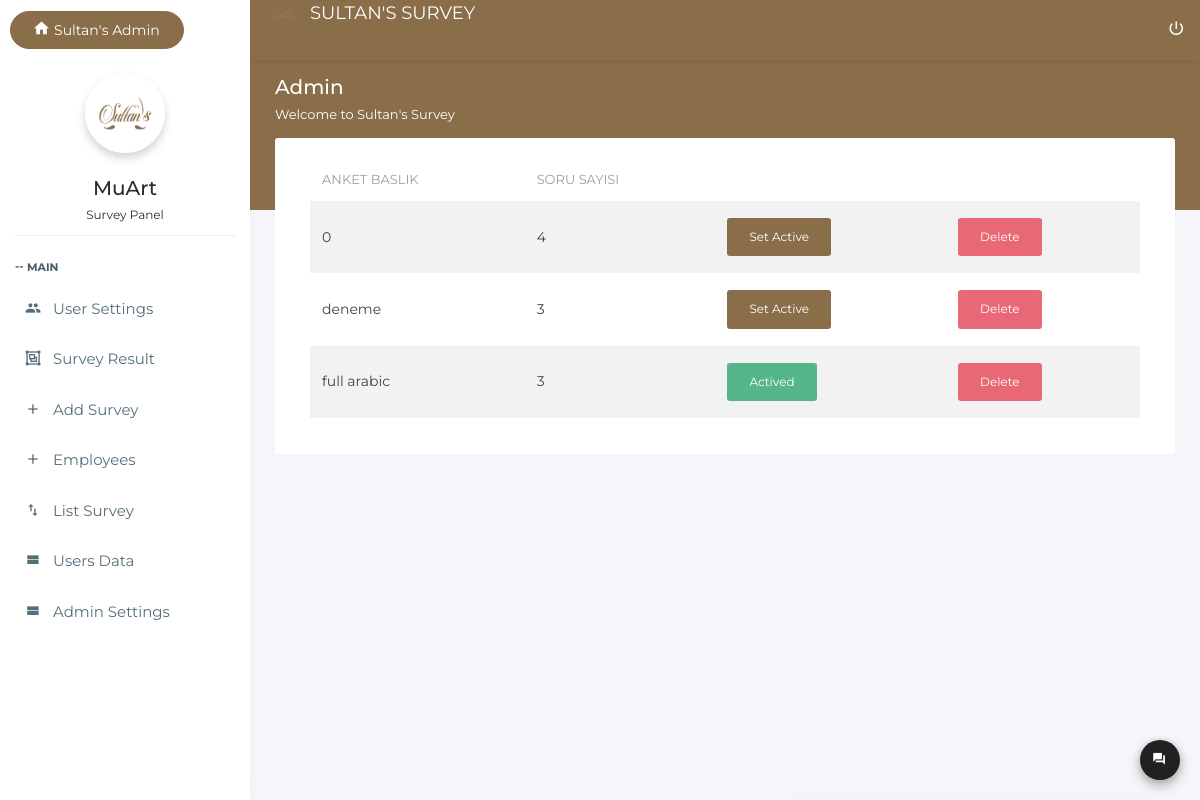
Before: /admin/panel.php (signed in) with the older database file.
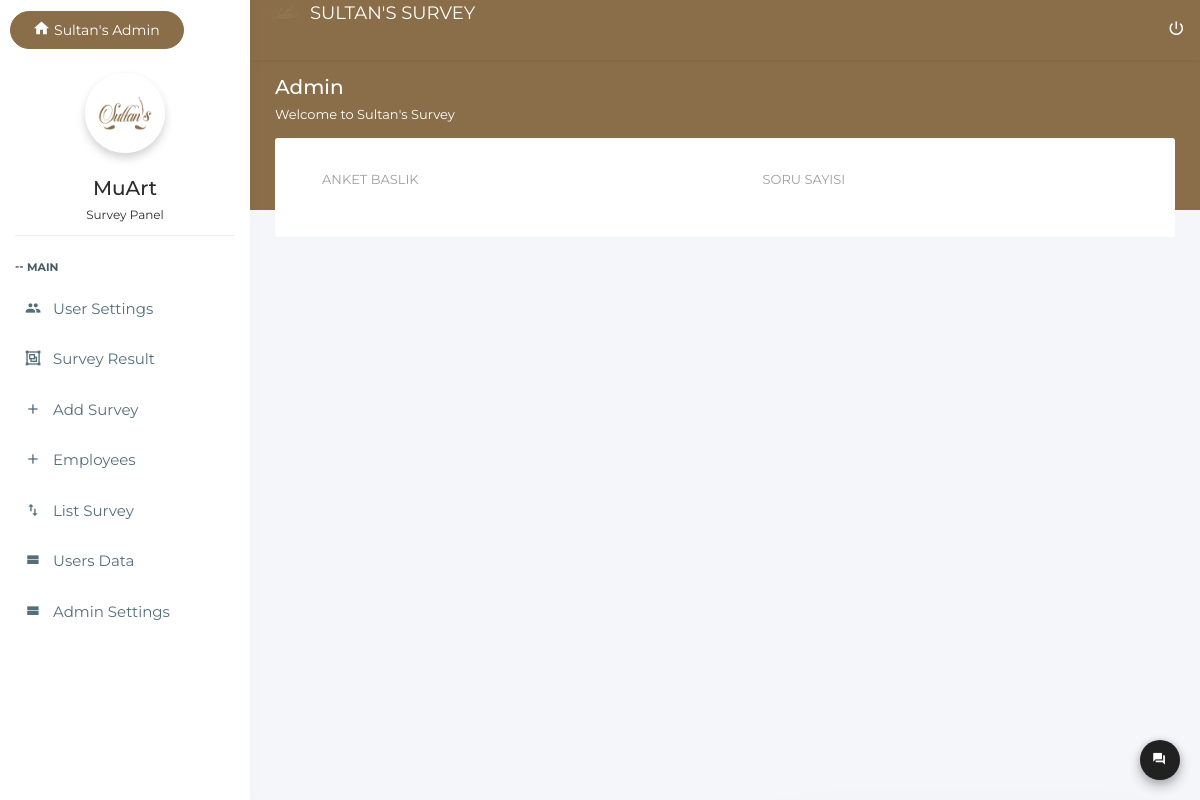
After: the same page with the newer database file.
### tables this page shows
CREATE TABLE `anket` (
  `id` int(11) NOT NULL,
  `baslik` varchar(500) NOT NULL
);

### utils/anketListHandler.php (the view, shortened to what this page needs)
<?php
include_once '../settings/init.php';
function getAnkets()
{
    global $db;
    $sql = 'SELECT * FROM anket';
    $result = $db->query($sql, PDO::FETCH_ASSOC);
    if ($result->rowCount() > 0) {
        foreach ($result as $row) {
            renderAnket($row);
        }
    }
}
function renderAnket($anket)
{
    $count = getAnketQuestSize($anket['id']); ?>
    <tr onclick="window.location.href = 'anket-detay.php?anket_id=<?php echo $anket['id']; ?>'"
        style="cursor: pointer;">
        <td><?php echo $anket['baslik']; ?></td>
        <td><?php echo $count; ?></td>
        <td><?php activeStatus($anket['id']); ?></td>
        <td><?php removeAnket($anket['id']); ?></td>
    </tr>
    <?php
}
function removeAnket($id)
{
	    ?>
    <a href="../utils/deleteAnket.php?anket_id=<?php echo $id;?>" class="btn btn-danger">Delete</a>
    <?php
}
function activeStatus($anketID)
{
    if ($anketID == aktifAnket()) {
        activeText();
    } else {
        activeButton($anketID);
    }
}
function activeButton($anketID)
{
    ?>
    <a class="btn btn-primary" href="setActiveAnket.php?anket_id=<?php echo $anketID; ?>">Set Active</a>
    <?php
}
function activeText()
{
    ?>
    <p class="btn btn-success"> Actived</p>
    <?php
}
function getAnketQuestSize($anketID)
{
    global $db;
    $sql = "SELECT * FROM soru WHERE anketID={$anketID}";
    $result = $db->query($sql, PDO::FETCH_ASSOC);
    return $result->rowCount();
}
function aktifAnket()
{
    global $db;
    $sql = 'SELECT * FROM aktif_anket';
    $result = $db->query($sql, PDO::FETCH_ASSOC);
    $id = 0;
    foreach ($result as $key) {
        $id = $key['aktif_id'];
    }
    return $id;
}

Changed rows visible on the page:
removed anket: baslik "0", count "4"
removed anket: baslik "deneme", count "3"
removed anket: baslik "full arabic", count "3", shows "Actived"
